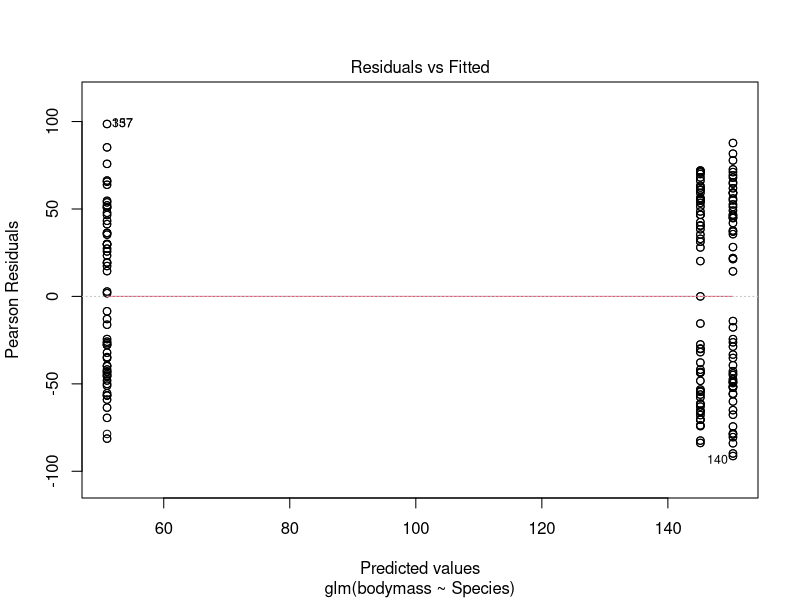
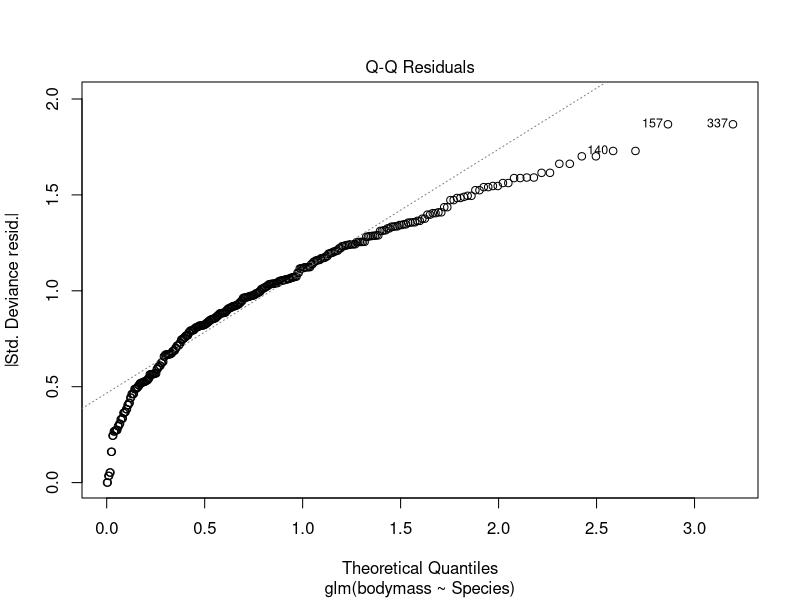
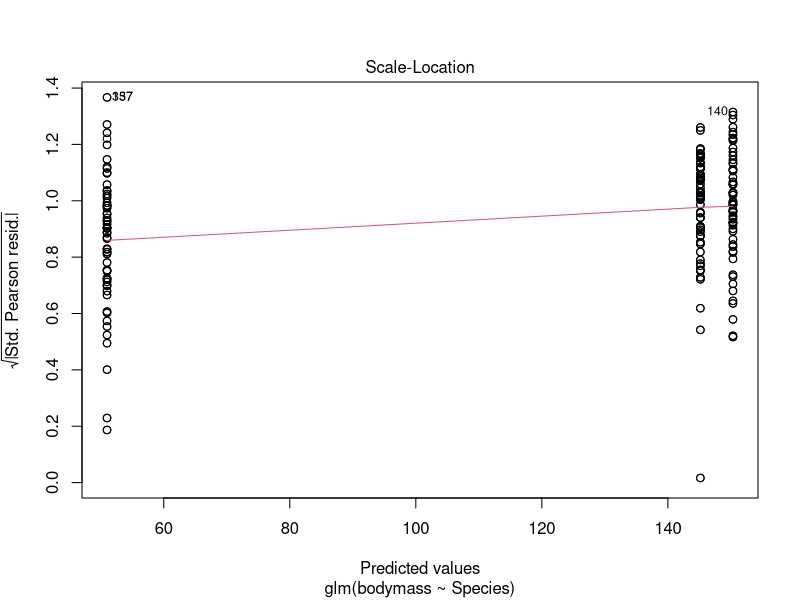
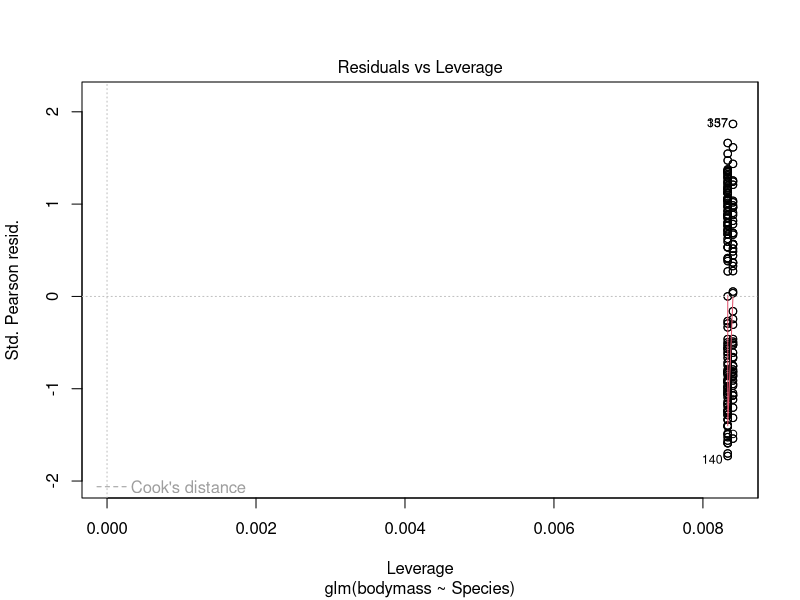

These charts were generated, in order, by the following R code: (Note: this script raises an error after producing the figures.)
###############################
#                             #
#      The Joys of GLMs       #
#                             #
###############################

# Session 7

# The R-peer-group

###############################

# GLM: doing an anova ----

#### todays data

mythic <- read.csv("Mythical.csv")
str(mythic)

# load required package
library("car")

# run glm function

mod1 <- glm(bodymass ~ Species, 
            data = mythic)
summary(mod1)

# plot the model
plot(mod1)


plot(bodymass ~ Species,
     data = mythic)


# calculate group means
spMeans  <- tapply(mythic$bodymass,
                   mythic$Species, 
                   mean)

# print results
spMeans

# Apply 'Anova' function
# from 'car' package to mod1

Anova(mod1, test = "F", 
      type = "III")

# Post-hoc tests

x1 <- TukeyHSD(aov(bodymass ~ Species, 
                   data = mythic))
x1


plot(mod1)

plot(bodymass ~ Species,
     data = mythic)

# model 2 - an anova 
# with two factors  ----
names(mythic)
str(mythic)

plot(bodymass ~ type, 
     data = mythic)
plot(bodymass ~ method, 
     data = mythic)

# calculate means across
# measurement methods
mtdMeans <- tapply(mythic$bodymass, 
                   mythic$method,
                   mean)

# print results
mtdMeans

# run glm for 2nd model
mod2 <- glm(bodymass ~ Species + method, 
            data = mythic)


summary(mod2)

Anova(mod2, test = "F", 
      type = "III")


# adjust graphical device
par(mfrow = c(3,1))


plot(bodymass ~ method, 
     data = mythic)
plot(bodymass ~ Species, 
     data = mythic)
plot(bodymass ~ type, 
     data = mythic)

# reset graphical device
par(mfrow = c(1,1))

multi <- TukeyHSD(aov(bodymass ~ Species
                      + method, 
                      data = mythic))
#####################################

# Two factors with an 
# interaction ----

# run glm for 3rd model
mod3 <- glm(bodymass ~ Species
            * method, 
            data = mythic)

summary(mod3)

Anova(mod3, test = "F", 
      type = "III")

plot(bodymass ~ type, 
     data = mythic)

multi <- TukeyHSD(aov(bodymass ~ Species
                      * method, 
                      data = mythic))
#########################################

# Model selection ----

AIC(mod1, mod2, mod3)


anova(mod1, mod2, mod3, 
      test = "F")
#################################


# regression... ----   

mod4 <- glm(speed ~ bodymass, 
            data = mythic)
plot(mod4)

# check normality of residuals
shapiro.test(residuals(mod4))

plot(speed ~ bodymass, 
     data = mythic)
summary(mod4)

Anova(mod4, test = "F", 
      type = "III")

# ancova - does speed differ 
# between species accounting 
# for species differences ----

mod5 <- glm(speed ~ bodymass
            + Species, 
            data = mythic)
plot(mod5)

shapiro.test(residuals(mod5))

# create an empty plot
plot(speed ~ bodymass, 
     data = mythic, 
     type = "n")

# add pints to plots

# unicorns
points(speed ~ bodymass, 
       data = mythic[mythic$Species == "Unicorn",], 
       col = "pink", pch = 16 )

# yeti
points(speed ~ bodymass, 
       data = mythic[mythic$Species == "Yeti",], 
       col = "dark grey", pch = 16)

# chupacabra
points(speed ~ bodymass, 
       data = mythic[mythic$Species == "Chupacabra",], 
       col = "blue")

summary(mod5)

Anova(mod5, test = "F", 
      type = "III")

# is there an interaction between 
# the speed bodymass relationship 
# and species.  
# (i.e. do the regression slopes differ)

mod6 <- glm(speed ~ bodymass
            * Species, 
            data = mythic)
plot(mod6)

# empty plot
plot(speed ~ bodymass, 
     data = mythic, type = "n")

# unicorn
points(speed ~ bodymass, 
       data = mythic[mythic$Species == "Unicorn",], 
       col = "pink", pch = 16 )

# yeti
points(speed ~ bodymass, 
       data = mythic[mythic$Species == "Yeti",], 
       col = "dark grey", pch = 16)

# chupacabra
points(speed ~ bodymass, 
       data = mythic[mythic$Species == "Chupacabra",], 
       col = "blue")

summary(mod6)

Anova(mod6, test = "F", type = "III")

###########

AIC(mod4, mod5, mod6)
anova(mod4, mod5, mod6, 
      test = "F")


######################### 

# END